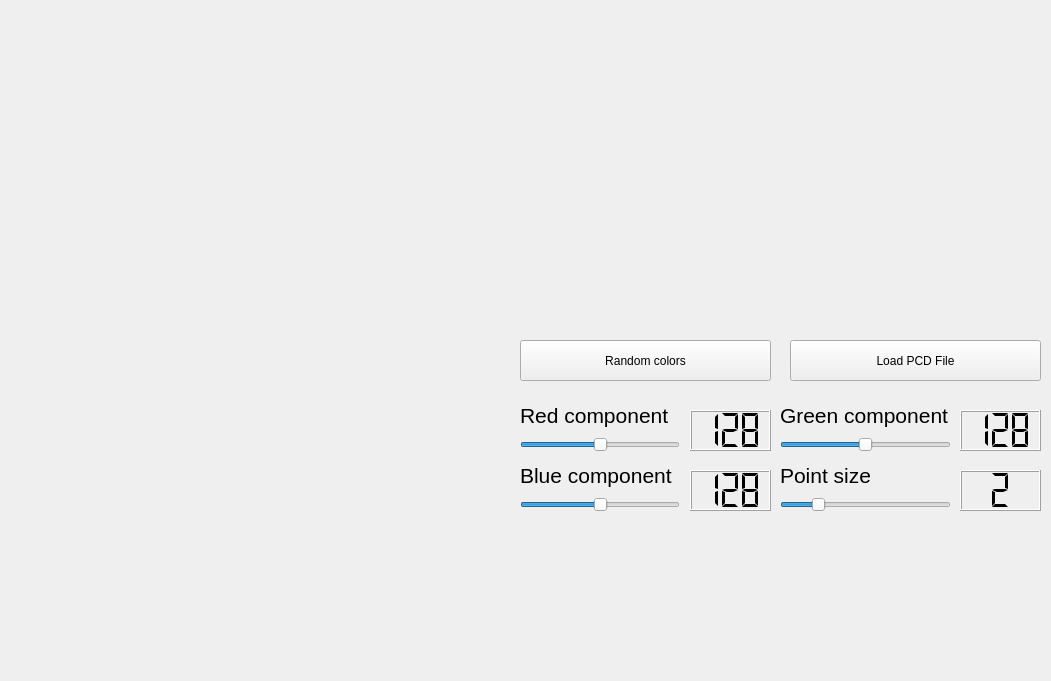
<?xml version="1.0" encoding="UTF-8"?>
<ui version="4.0">
 <class>PCLGUI</class>
 <widget class="QMainWindow" name="PCLGUI">
  <property name="geometry">
   <rect>
    <x>0</x>
    <y>0</y>
    <width>1051</width>
    <height>681</height>
   </rect>
  </property>
  <property name="minimumSize">
   <size>
    <width>0</width>
    <height>0</height>
   </size>
  </property>
  <property name="maximumSize">
   <size>
    <width>5000</width>
    <height>5000</height>
   </size>
  </property>
  <property name="windowTitle">
   <string>PCLGUI</string>
  </property>
  <widget class="QWidget" name="centralwidget">
   <widget class="QVTKWidget" name="qvtkWidget" native="true">
    <property name="geometry">
     <rect>
      <x>520</x>
      <y>10</y>
      <width>521</width>
      <height>321</height>
     </rect>
    </property>
   </widget>
   <widget class="QSlider" name="horizontalSlider_R">
    <property name="geometry">
     <rect>
      <x>520</x>
      <y>430</y>
      <width>160</width>
      <height>29</height>
     </rect>
    </property>
    <property name="maximum">
     <number>255</number>
    </property>
    <property name="value">
     <number>128</number>
    </property>
    <property name="orientation">
     <enum>Qt::Horizontal</enum>
    </property>
   </widget>
   <widget class="QSlider" name="horizontalSlider_G">
    <property name="geometry">
     <rect>
      <x>780</x>
      <y>430</y>
      <width>171</width>
      <height>29</height>
     </rect>
    </property>
    <property name="maximum">
     <number>255</number>
    </property>
    <property name="value">
     <number>128</number>
    </property>
    <property name="orientation">
     <enum>Qt::Horizontal</enum>
    </property>
   </widget>
   <widget class="QSlider" name="horizontalSlider_B">
    <property name="geometry">
     <rect>
      <x>520</x>
      <y>490</y>
      <width>160</width>
      <height>29</height>
     </rect>
    </property>
    <property name="maximum">
     <number>255</number>
    </property>
    <property name="value">
     <number>128</number>
    </property>
    <property name="orientation">
     <enum>Qt::Horizontal</enum>
    </property>
   </widget>
   <widget class="QLCDNumber" name="lcdNumber_R">
    <property name="geometry">
     <rect>
      <x>690</x>
      <y>410</y>
      <width>81</width>
      <height>41</height>
     </rect>
    </property>
    <property name="digitCount">
     <number>3</number>
    </property>
    <property name="segmentStyle">
     <enum>QLCDNumber::Flat</enum>
    </property>
    <property name="intValue" stdset="0">
     <number>128</number>
    </property>
   </widget>
   <widget class="QLCDNumber" name="lcdNumber_G">
    <property name="geometry">
     <rect>
      <x>960</x>
      <y>410</y>
      <width>81</width>
      <height>41</height>
     </rect>
    </property>
    <property name="digitCount">
     <number>3</number>
    </property>
    <property name="segmentStyle">
     <enum>QLCDNumber::Flat</enum>
    </property>
    <property name="intValue" stdset="0">
     <number>128</number>
    </property>
   </widget>
   <widget class="QLCDNumber" name="lcdNumber_B">
    <property name="geometry">
     <rect>
      <x>690</x>
      <y>470</y>
      <width>81</width>
      <height>41</height>
     </rect>
    </property>
    <property name="digitCount">
     <number>3</number>
    </property>
    <property name="segmentStyle">
     <enum>QLCDNumber::Flat</enum>
    </property>
    <property name="intValue" stdset="0">
     <number>128</number>
    </property>
   </widget>
   <widget class="QSlider" name="horizontalSlider_p">
    <property name="geometry">
     <rect>
      <x>780</x>
      <y>490</y>
      <width>171</width>
      <height>29</height>
     </rect>
    </property>
    <property name="minimum">
     <number>1</number>
    </property>
    <property name="maximum">
     <number>6</number>
    </property>
    <property name="value">
     <number>2</number>
    </property>
    <property name="orientation">
     <enum>Qt::Horizontal</enum>
    </property>
   </widget>
   <widget class="QLCDNumber" name="lcdNumber_p">
    <property name="geometry">
     <rect>
      <x>960</x>
      <y>470</y>
      <width>81</width>
      <height>41</height>
     </rect>
    </property>
    <property name="digitCount">
     <number>1</number>
    </property>
    <property name="segmentStyle">
     <enum>QLCDNumber::Flat</enum>
    </property>
    <property name="intValue" stdset="0">
     <number>2</number>
    </property>
   </widget>
   <widget class="QLabel" name="label">
    <property name="geometry">
     <rect>
      <x>520</x>
      <y>400</y>
      <width>191</width>
      <height>31</height>
     </rect>
    </property>
    <property name="font">
     <font>
      <pointsize>16</pointsize>
      <weight>50</weight>
      <italic>false</italic>
      <bold>false</bold>
     </font>
    </property>
    <property name="text">
     <string>Red component</string>
    </property>
   </widget>
   <widget class="QLabel" name="label_2">
    <property name="geometry">
     <rect>
      <x>780</x>
      <y>400</y>
      <width>191</width>
      <height>31</height>
     </rect>
    </property>
    <property name="font">
     <font>
      <pointsize>16</pointsize>
      <weight>50</weight>
      <italic>false</italic>
      <bold>false</bold>
     </font>
    </property>
    <property name="text">
     <string>Green component</string>
    </property>
   </widget>
   <widget class="QLabel" name="label_3">
    <property name="geometry">
     <rect>
      <x>520</x>
      <y>460</y>
      <width>191</width>
      <height>31</height>
     </rect>
    </property>
    <property name="font">
     <font>
      <pointsize>16</pointsize>
      <weight>50</weight>
      <italic>false</italic>
      <bold>false</bold>
     </font>
    </property>
    <property name="text">
     <string>Blue component</string>
    </property>
   </widget>
   <widget class="QLabel" name="label_4">
    <property name="geometry">
     <rect>
      <x>780</x>
      <y>460</y>
      <width>141</width>
      <height>31</height>
     </rect>
    </property>
    <property name="font">
     <font>
      <pointsize>16</pointsize>
      <weight>50</weight>
      <italic>false</italic>
      <bold>false</bold>
     </font>
    </property>
    <property name="text">
     <string>Point size</string>
    </property>
   </widget>
   <widget class="QPushButton" name="pushButton_random">
    <property name="geometry">
     <rect>
      <x>520</x>
      <y>340</y>
      <width>251</width>
      <height>41</height>
     </rect>
    </property>
    <property name="text">
     <string>Random colors</string>
    </property>
   </widget>
   <widget class="QPushButton" name="pushButton_loadPCD">
    <property name="geometry">
     <rect>
      <x>790</x>
      <y>340</y>
      <width>251</width>
      <height>41</height>
     </rect>
    </property>
    <property name="text">
     <string>Load PCD File</string>
    </property>
   </widget>
  </widget>
 </widget>
 <customwidgets>
  <customwidget>
   <class>QVTKWidget</class>
   <extends>QWidget</extends>
   <header>QVTKWidget.h</header>
  </customwidget>
 </customwidgets>
 <resources/>
 <connections>
  <connection>
   <sender>horizontalSlider_R</sender>
   <signal>sliderMoved(int)</signal>
   <receiver>lcdNumber_R</receiver>
   <slot>display(int)</slot>
   <hints>
    <hint type="sourcelabel">
     <x>136</x>
     <y>111</y>
    </hint>
    <hint type="destinationlabel">
     <x>222</x>
     <y>115</y>
    </hint>
   </hints>
  </connection>
  <connection>
   <sender>horizontalSlider_G</sender>
   <signal>sliderMoved(int)</signal>
   <receiver>lcdNumber_G</receiver>
   <slot>display(int)</slot>
   <hints>
    <hint type="sourcelabel">
     <x>166</x>
     <y>193</y>
    </hint>
    <hint type="destinationlabel">
     <x>235</x>
     <y>195</y>
    </hint>
   </hints>
  </connection>
  <connection>
   <sender>horizontalSlider_B</sender>
   <signal>sliderMoved(int)</signal>
   <receiver>lcdNumber_B</receiver>
   <slot>display(int)</slot>
   <hints>
    <hint type="sourcelabel">
     <x>185</x>
     <y>273</y>
    </hint>
    <hint type="destinationlabel">
     <x>224</x>
     <y>275</y>
    </hint>
   </hints>
  </connection>
  <connection>
   <sender>horizontalSlider_p</sender>
   <signal>sliderMoved(int)</signal>
   <receiver>lcdNumber_p</receiver>
   <slot>display(int)</slot>
   <hints>
    <hint type="sourcelabel">
     <x>136</x>
     <y>352</y>
    </hint>
    <hint type="destinationlabel">
     <x>253</x>
     <y>342</y>
    </hint>
   </hints>
  </connection>
 </connections>
</ui>
